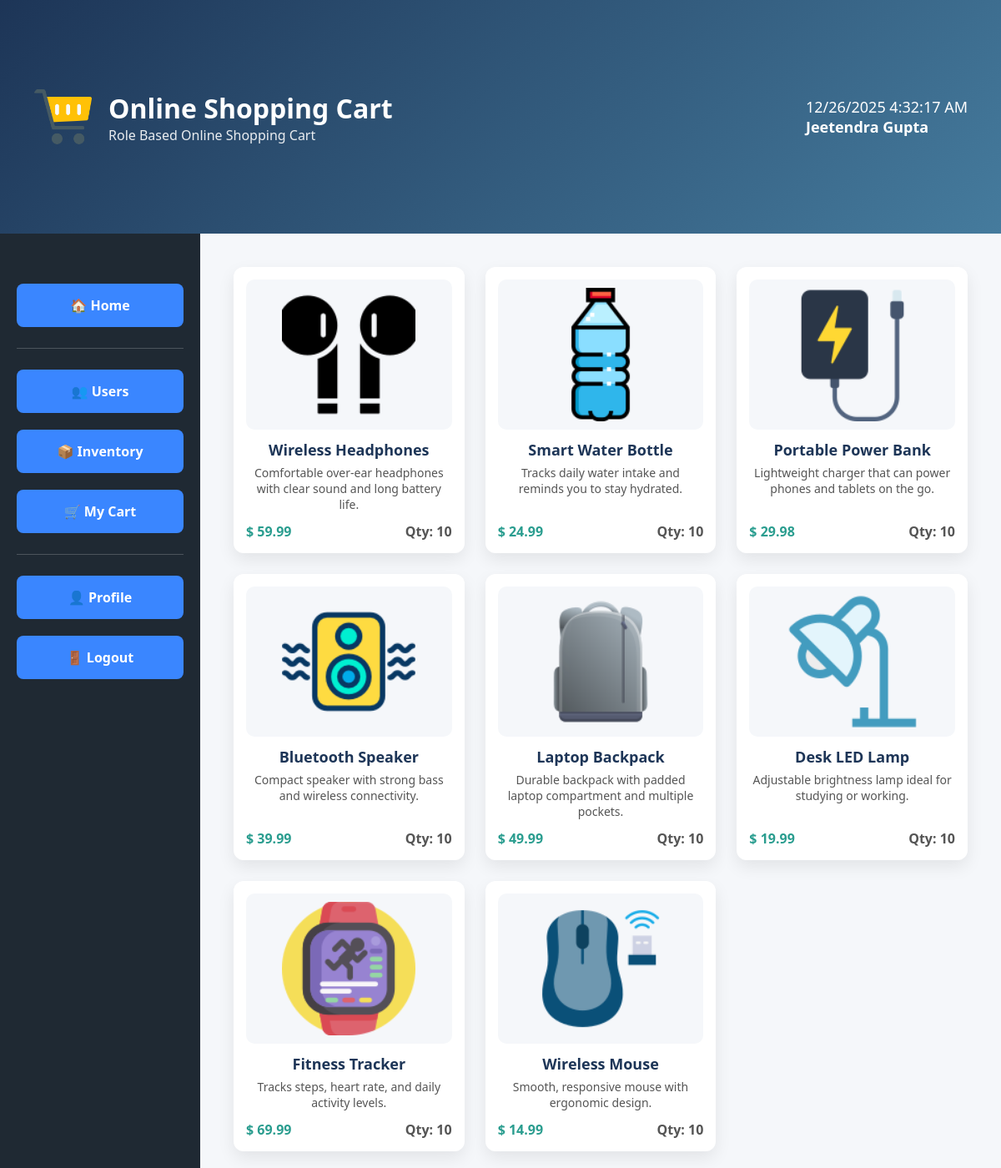
The page / (signed in) on the database its author committed.
### src/models/inventory.py (models this page shows)
class Inventory(SQLModel, table=True):
    __tablename__ = "inventory"
    id: Optional[int] = Field(default=None, primary_key=True)
    name: str = Field(nullable=False, index=True)
    description: Optional[str] = Field(default=None)
    price: float = Field(nullable=False, gt=0)
    quantity: int = Field(default=0, ge=0)
    image: Optional[str] = Field(default=None)
    seller_id: int = Field(foreign_key="users.id", nullable=False)
    seller: Optional["User"] = Relationship(  # noqa
        sa_relationship_kwargs={"lazy": "select"},  # lazy loading
        back_populates=None,  # one-directional
    )
    is_active: bool = Field(default=True, index=True)
    created_at: datetime = Field(
        default_factory=get_utc_now, alias="created_at", index=True
    )
    updated_at: datetime = Field(
        default_factory=get_utc_now, alias="updated_at", index=True
    )

### src/routes/user.py (the view)
@user.route('/')
def index():
    page = int(request.args.get("page", 1))
    per_page = 8
    offset = (page - 1) * per_page
    with Session(engine) as db_session:
        inventories = db_session.exec(
            select(Inventory)
            .where(Inventory.is_active == True)  # noqa
            .offset(offset)
            .limit(per_page)
        ).all()
    return render_template('index.html', inventories=inventories, page=page)

### templates/index.html (shortened to what this page needs)
{% extends "base.html" %}
{% block body %}
    {% include "fragments/header.html" %}
    <div class="container">
        {% include "fragments/navigation.html" %}
        <div class="content">
            <div class="inventory-grid" id="inventoryGrid">
                {% for item in inventories %}
                    <div class="inventory-card">
                        <img src="{{ url_for('static', filename='uploads/' ~ item.image) }}"
                             alt="{{ item.name }}">
                        <h3>{{ item.name }}</h3>
                        <p class="inventory-desc">
                            {{ item.description }}
                        </p>
                        <div class="inventory-footer">
                            <span class="price">$ {{ "%.2f"|format(item.price) }}</span>
                            <span class="qty">Qty: {{ item.quantity }}</span>
                        </div>
                    </div>
                {% else %}
                    <p>No products available.</p>
                {% endfor %}
            </div>
        </div>
    </div>
{% endblock %}

### static/css/style.css (style rules this page uses)
* { margin: 0; padding: 0; box-sizing: border-box; font-family: "Segoe UI", Tahoma, sans-serif; }
body { height: 100vh; background: #f5f7fa; overflow: hidden; }
.container { display: flex; height: 80vh; overflow-y: auto; }
.content { width: 80vw; padding: 40px; overflow-y: auto; }
.inventory-grid { display: grid; grid-template-columns: repeat(auto-fill, minmax(240px, 1fr)); gap: 25px; }
.inventory-card { background: #ffffff; border-radius: 12px; box-shadow: 0 8px 20px rgba(0, 0, 0, 0.08); padding: 15px; transition: transform 0.2s ease, box-shadow 0.2s ease; display: flex; flex-direction: column; text-align: center; }
.inventory-card img { width: 100%; height: 180px; object-fit: contain; background: #f5f7fa; border-radius: 10px; margin-bottom: 12px; padding: 10px; }
.inventory-card h3 { font-size: 18px; color: #1d3557; margin-bottom: 6px; }
.inventory-desc { font-size: 14px; color: #555; flex-grow: 1; }
.inventory-footer { display: flex; justify-content: space-between; margin-top: 12px; font-weight: bold; }
.price { color: #2a9d8f; }
.qty { color: #555; }

### rows shown on the page
Inventory: image (picture), name "Wireless Headphones", description "Comfortable over-ear headphones with clear sound and long battery life.", price "59.99", quantity "10"
Inventory: image (picture), name "Smart Water Bottle", description "Tracks daily water intake and reminds you to stay hydrated.", price "24.99", quantity "10"
Inventory: image (picture), name "Portable Power Bank", description "Lightweight charger that can power phones and tablets on the go.", price "29.98", quantity "10"
Inventory: image (picture), name "Bluetooth Speaker", description "Compact speaker with strong bass and wireless connectivity.", price "39.99", quantity "10"
Inventory: image (picture), name "Laptop Backpack", description "Durable backpack with padded laptop compartment and multiple pockets.", price "49.99", quantity "10"
Inventory: image (picture), name "Desk LED Lamp", description "Adjustable brightness lamp ideal for studying or working.", price "19.99", quantity "10"
Inventory: image (picture), name "Fitness Tracker", description "Tracks steps, heart rate, and daily activity levels.", price "69.99", quantity "10"
Inventory: image (picture), name "Wireless Mouse", description "Smooth, responsive mouse with ergonomic design.", price "14.99", quantity "10"

### other values the page prints
{{ session.get("full_name") | title }} "Jeetendra Gupta"
